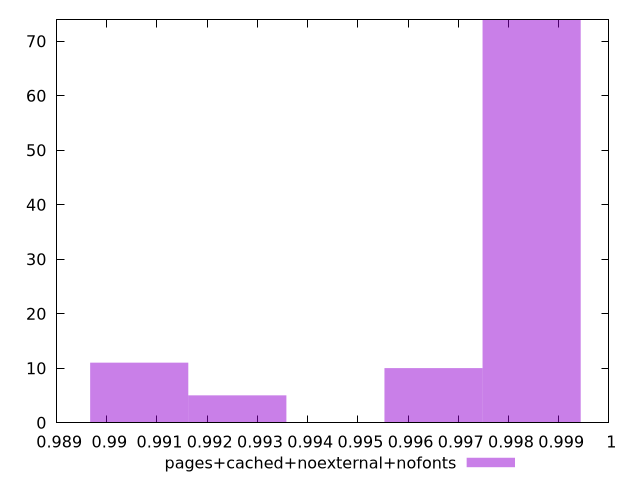

Source code (gnuplot):
$_pagesCachedNoexternalNofonts <<EOF
0.9984610428428016 74
0.9906453008244627 11
0.9925992363290475 5
0.9965071073382169 10
EOF
set key outside below
set terminal pngcairo
set output "report_00005_2020-11-02T22-26-11.212Z/speed-index/pages+cached+noexternal+nofonts//hist.png"
set yrange [0:74]
set boxwidth 0.001953935504584739
set style fill transparent solid 0.5 noborder
plot $_pagesCachedNoexternalNofonts title "pages+cached+noexternal+nofonts" with boxes ,
